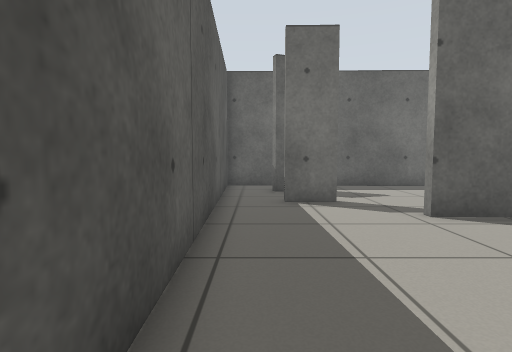
[1] (above)

15 first-person views from a walk through a Gazebo world. The camera is 0.69 m above the floor, tilts 4° down and sees 80° across. The floor is counted in squares, 0.5 m on a side. Each view is taken from the middle of a square. On the plan, view 1 faces up. The plan holds only what a view shows up to about 14 squares ahead; the rest is blank.

[2]
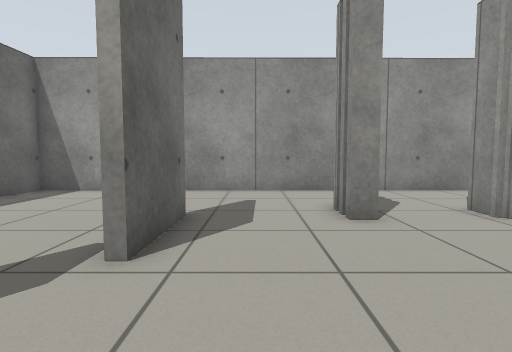

[3]
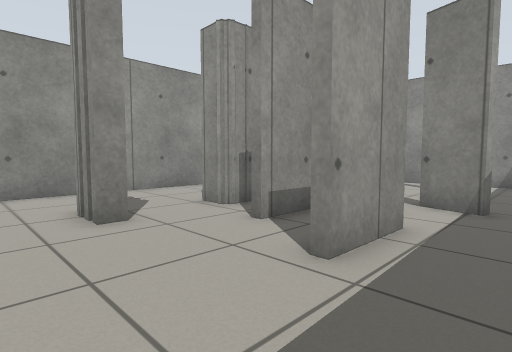

[4]
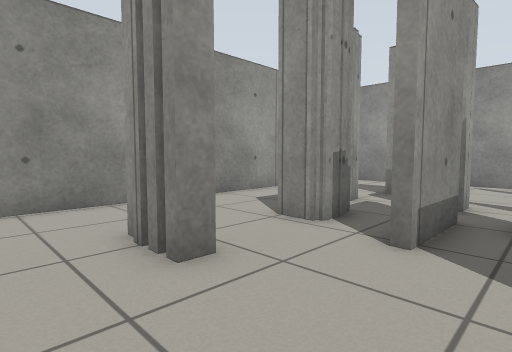

[5]
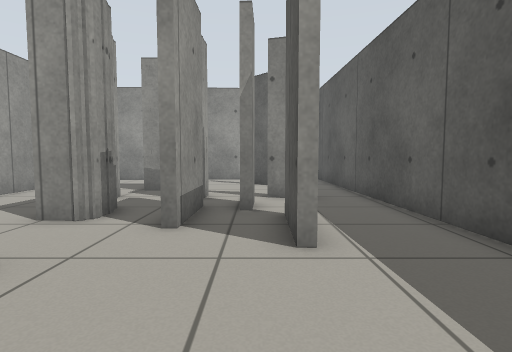

[6]
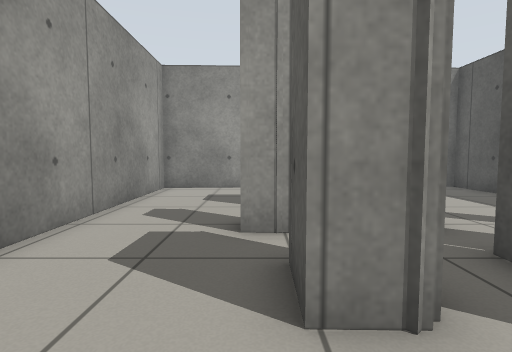

[7]
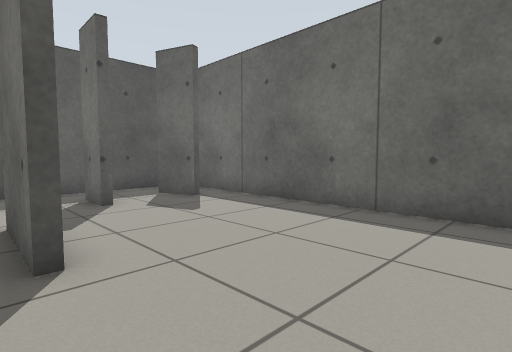

[8]
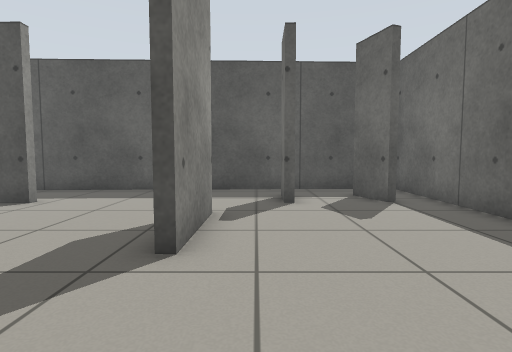

[9]
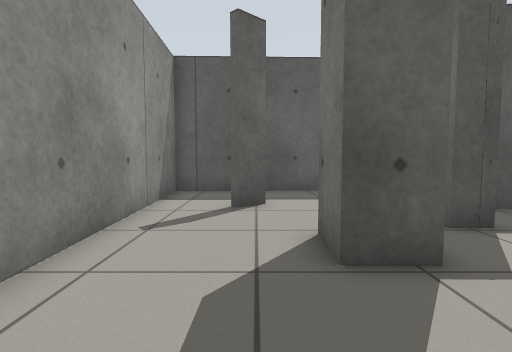

[10]
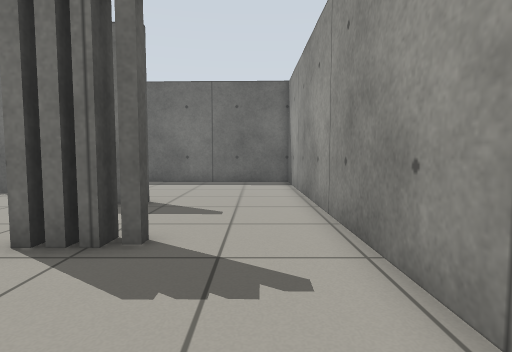

[11]
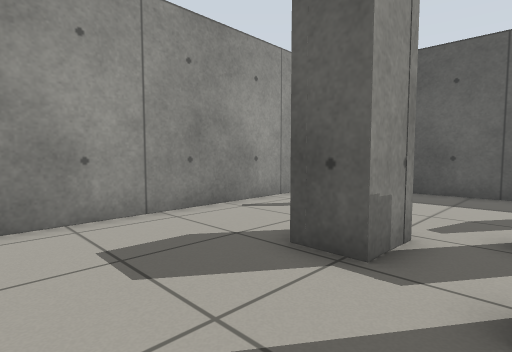

[12]
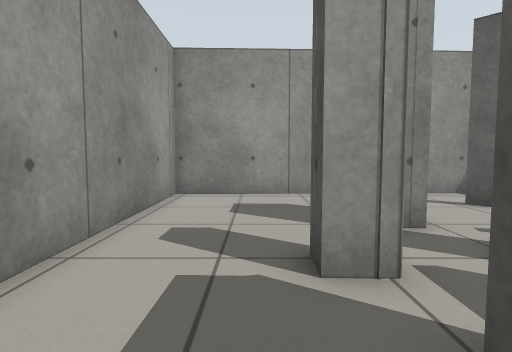

[13]
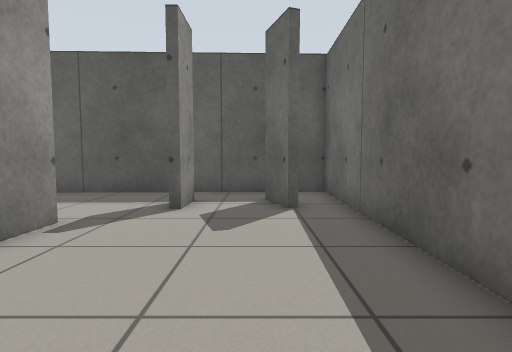

[14]
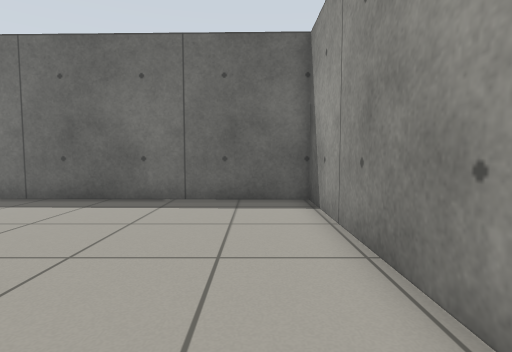

[15]
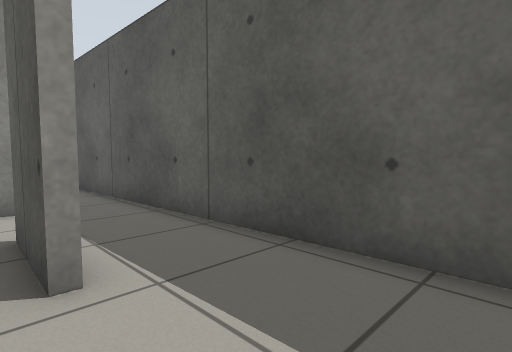

### Floor plan
Points are (right, up) in squares from view 1. A wall is a line through its corners. A room is listed if a view was taken in it or the views show most of it. See-through windows are left out.
Room 1 (views 1, 2, 3, 4, 5, 6, 7, 8, 9, 10, 11, 12, 13, 14, 15)
walls: (6.4, 2.4) (6.4, 3.1); (6.8, 3) (7.7, 3) (7.7, 2.4) (6.8, 2.4); (7.2, 2.9) (7.2, 2.4); (8.3, 3) (8.2, 2.5); (6.3, -1.4) (6.3, -0.3) (7.6, -0.3) (7.6, -1.9); (2.4, 1.6) (2.3, -1); (6.6, -1.7) (6.3, -0.7) (6.8, -0.2); (4.4, -2.2) (4.5, 0.4) (4.9, 0.4); (6.9, 6.6) (3.9, 6.7) (3.9, 7) (6.9, 6.9) (6.9, 6.6); (2, -1) (2.1, 1.6); (3, -2.6) (3.1, -1.5) (3.4, -1.5) (3.4, -2); (5.4, -3.5) (5.4, -4.5); (7.5, -4.1) (7.3, -3.3) (8.1, -3.3) (8.1, -4.1); (4.6, -4.4) (4.6, -3.5); (1.1, -3.4) (2.6, -3.8); (5.7, -5.7) (7.3, -5.7) (7.3, -7) (5.7, -6.9); (0.8, 9.1) (2.4, 9.1) (2.3, 8.8) (0.8, 8.8); (2.4, -7.7) (3.2, -8.5); (2.2, 11.8) (0.7, 11.3); (11.6, 13.3) (-1.3, 13.6) (-0.5, -11) (11.8, -10.6) (11.6, 13.3)

Positions as (right, up) in squares from view 1, and headings:
1: (0, 0), facing up
2: (0, 5), facing right
3: (0, 5), facing down-right
4: (3, 5), facing down-right
5: (3, 6), facing down
6: (8, 2), facing down
7: (11, 6), facing up-left
8: (11, 8), facing left
9: (11, -8), facing left
10: (10, -2), facing up
11: (11, -4), facing down-left
12: (9, 0), facing down
13: (10, 11), facing left
14: (10, 4), facing up
15: (3, 5), facing down-left
